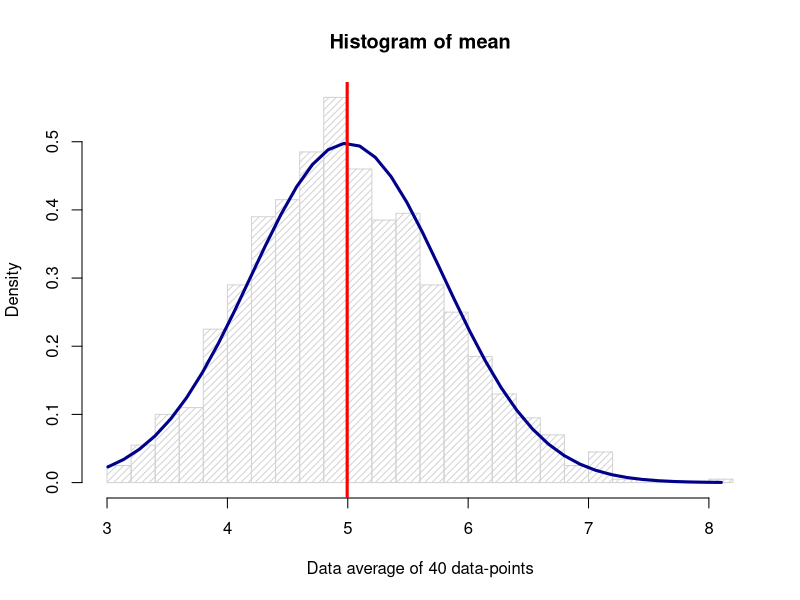
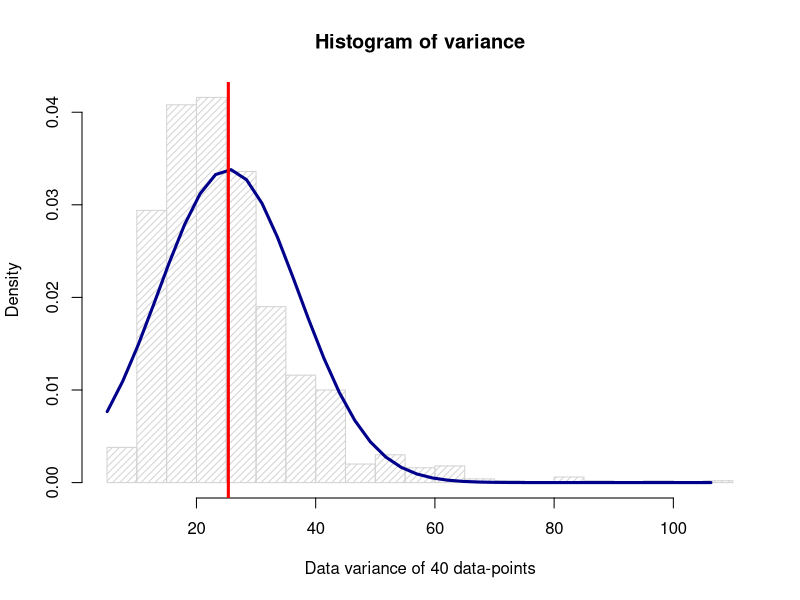
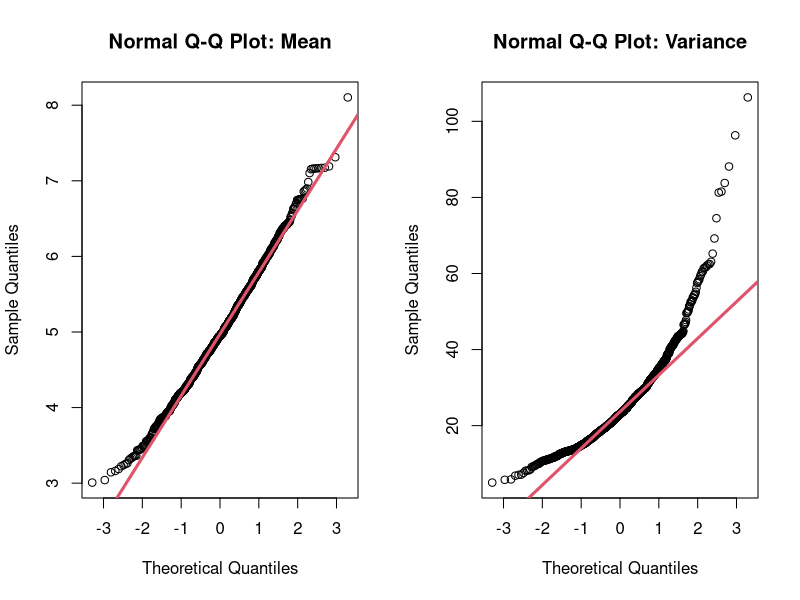
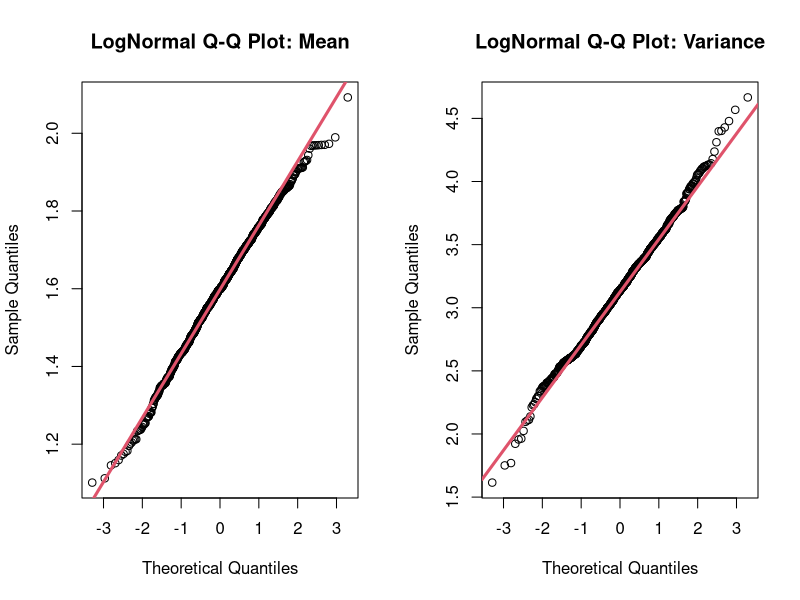

Write the R code that produced these figures, in order.
## ---- chunk 1
#Set seed to make reproducible simulations
set.seed(31415)
#Set variables
n <- 40
Nsim <- 1000
lampda <- 0.2
#Simulate the data and store each simulation set in rows in a matrix
simData <- matrix(rexp(Nsim*n, lampda), Nsim, n)
## ---- chunk 2
#Calculate mean of the entire data-set
popMean <- mean(simData)
#Calculate mean of each data series
simMean <- apply(simData,1,mean)
#Calculate the standard error
simSE <- sd(simMean)
#Plot histogram of means
hist(simMean,
     density=20, breaks=20, prob=TRUE, freq = FALSE,
     xlab="Data average of 40 data-points", 
     main="Histogram of mean")
x<-seq(min(simMean),max(simMean),length=40) 
y<-dnorm(x,popMean,sd=simSE) 
lines(x, y, col="darkblue", lwd=3)
#Add line to show the population mean.
abline(v=mean(popMean),col="red", lwd=3)
## ---- chunk 3
#Calculate variance of each data series
simVar <- apply(simData,1,var)
#Calculate the variance of the population
popVar <- sd(simData)^2
#Plot histogram of means
hist(simVar,
     density=20, breaks=20, prob=TRUE, freq = FALSE,
     xlab="Data variance of 40 data-points", 
     main="Histogram of variance")
 x<-seq(min(simVar),max(simVar),length=40) 
 y<-dnorm(x,popVar,sd=sd(simVar)) 
 lines(x, y, col="darkblue", lwd=3)
#Add line to show the population variance.
abline(v=mean(popVar),col="red", lwd=3)
## ---- chunk 4
#Calculate the p-value for a Shapiro-Wilk test
meanSWPValue<-shapiro.test(simMean)$p.value
varSWPValue<-shapiro.test(simVar)$p.value
## ---- chunk 5
#Plot the QQ-plots side by side
par(mfrow=c(1,2))
qqnorm(simMean, main ="Normal Q-Q Plot: Mean");qqline(simMean, col = 2, lwd = 3)
qqnorm(simVar, main ="Normal Q-Q Plot: Variance");qqline(simVar, col = 2, lwd = 3)
## ---- chunk 6
#Calculate the p-value for a Shapiro-Wilk test
logvarSWPValue<-shapiro.test(log(simVar))$p.value
logmeanSWPValue<-shapiro.test(log(simMean))$p.value
#Plot the QQ-plots side by side
par(mfrow=c(1,2))
qqnorm(log(simMean), main ="LogNormal Q-Q Plot: Mean");qqline(log(simMean), col = 2, lwd = 3)
qqnorm(log(simVar), main ="LogNormal Q-Q Plot: Variance");qqline(log(simVar), col = 2, lwd = 3)

